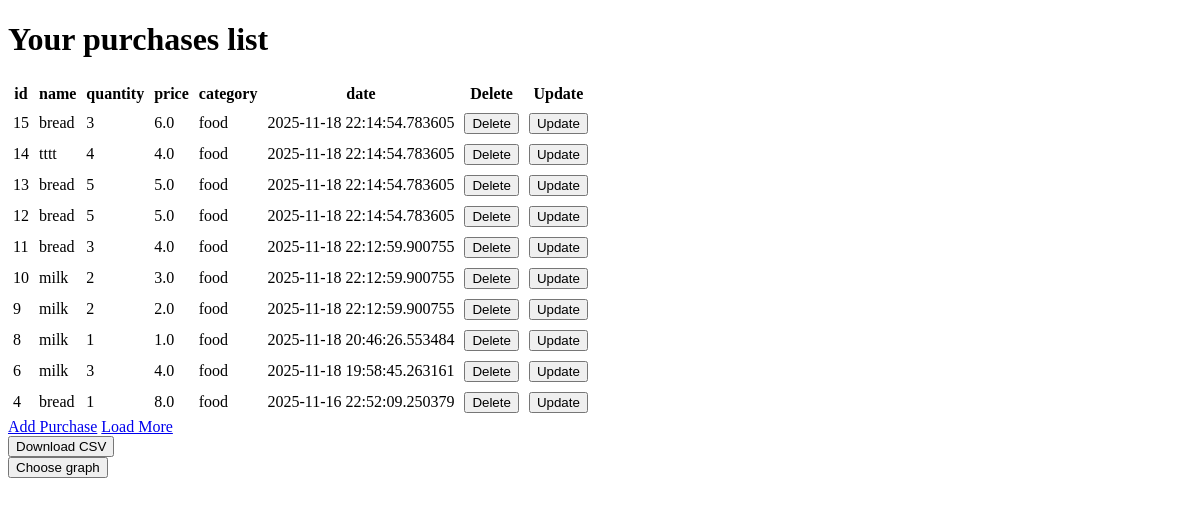
The page /more/10 (signed in) on the database as committed earlier.
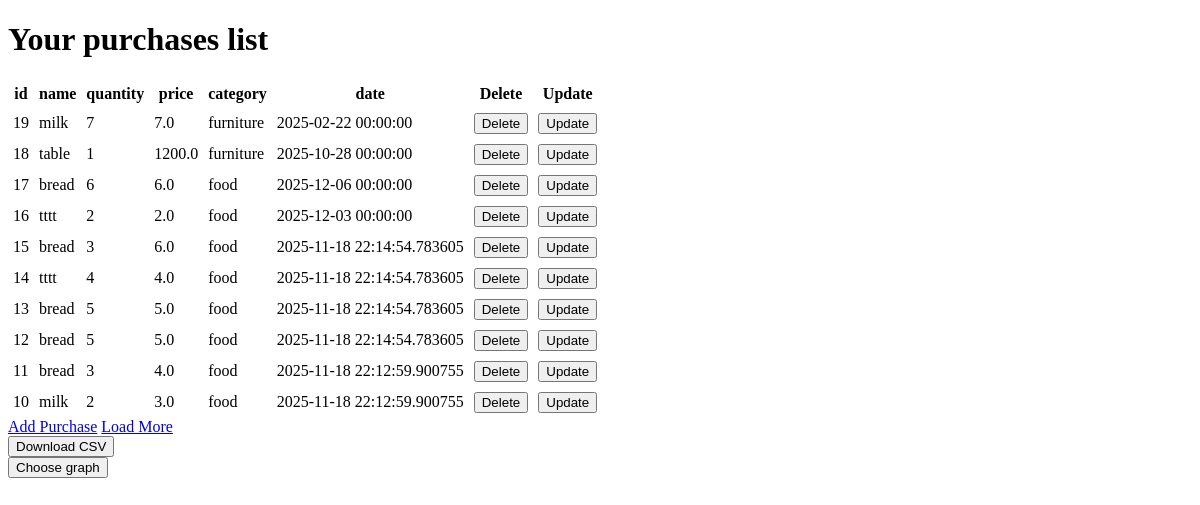
The same page on the database as committed later.
### app.py (models this page shows)
class Purchase(db.Model):
    id = db.Column(db.Integer , primary_key = True)
    name = db.Column(db.String , nullable = False )
    quantity = db.Column(db.Integer, default = 1)
    price = db.Column(db.Float , nullable = False )
    category = db.Column(db.String)
    date = db.Column(db.DateTime , default = datetime.now())
    user_id = db.Column(db.Integer, db.ForeignKey('user.id'), nullable=False)

### app.py (the view)
@app.route("/more/<int:limit>")
def show_more(limit):
    if "user_id" not in session:
        return redirect("/login")
    user_id = session["user_id"]
    user_purchases = Purchase.query.filter_by(user_id=user_id).order_by(Purchase.id.desc()).limit(limit).all()
    return render_template("PersonalArea.htm", purchases=user_purchases, limit=limit)

### templates/PersonalArea.htm (shortened to what this page needs)
{% extends 'index.htm' %}
{% block body %}
<h1>Your purchases list</h1>
<table cellspacing="0" cellpadding="5">
    <tr>
        <th>id</th>
        <th>name</th>
        <th>quantity</th>
        <th>price</th>
        <th>category</th>
        <th>date</th>
        <th>Delete</th>
        <th>Update</th>
    </tr>
    {% for p in purchases %}
    <tr>
        <td>{{p.id}}</td>
        <td>{{p.name}}</td>
        <td>{{p.quantity}}</td>
        <td>{{p.price}}</td>
        <td>{{p.category}}</td>
        <td>{{p.date}}</td>
        <td>
            <form action="/delete/{{ p.id }}" method="POST" style="display:inline">
                <button type="submit">Delete</button>
            </form>
        </td>
        <td>
            <form action="/update/{{ p.id }}" style="display:inline">
                <button type="submit">Update</button>
            </form>
        </td>
    </tr>
    {% endfor %}
</table>
<a href="/add" class="btn">Add Purchase</a>
<a href="{{ url_for('show_more', limit=limit+5) }}" class="btn">Load More</a>
<form action="/save_csv" method="get">
    <button type="submit">Download CSV</button>
</form>
<button onclick="toggleMenu()">Choose graph</button>
{% endblock %}

### templates/index.htm (shortened to what this page needs)
<!DOCTYPE html>
<html lang="en">
<head>
    <link rel="stylesheet" href="../static/index.css">
</head>
<body>
    {% block body %}{% endblock %}
</body>
</html>

Rows that differ between the two databases and show on the page:
no longer on this page (row unchanged): Purchase: id "9", name "milk", quantity "2", price "2.0", category "food", date "2025-11-18 22:12:59.900755"
no longer on this page (row unchanged): Purchase: id "8", name "milk", quantity "1", price "1.0", category "food", date "2025-11-18 20:46:26.553484"
no longer on this page (row unchanged): Purchase: id "6", name "milk", quantity "3", price "4.0", category "food", date "2025-11-18 19:58:45.263161"
no longer on this page (row unchanged): Purchase: id "4", name "bread", quantity "1", price "8.0", category "food", date "2025-11-16 22:52:09.250379"
added Purchase: id "19", name "milk", quantity "7", price "7.0", category "furniture", date "2025-02-22 00:00:00"
added Purchase: id "18", name "table", quantity "1", price "1200.0", category "furniture", date "2025-10-28 00:00:00"
added Purchase: id "17", name "bread", quantity "6", price "6.0", category "food", date "2025-12-06 00:00:00"
added Purchase: id "16", name "tttt", quantity "2", price "2.0", category "food", date "2025-12-03 00:00:00"
